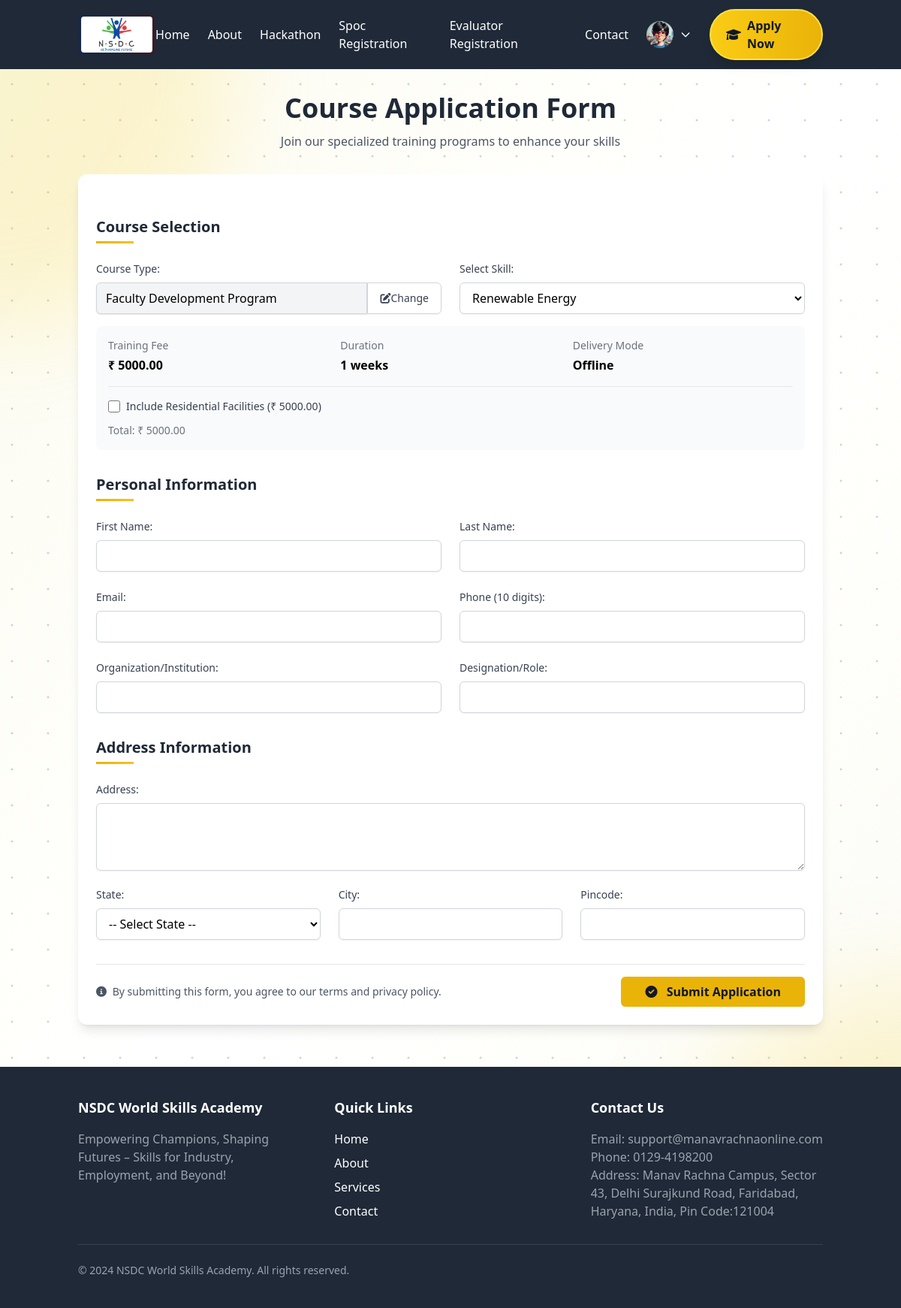
Page /apply/5/ (signed in) on the committed database.
### mriif/models.py (models this page shows, shortened)
class Course(models.Model):
    COURSE_TYPE_CHOICES = [
        ('FDP', 'Faculty Development Program'),
        ('RTP', 'Refresher Training Program'),
        ('ORT', 'Online Refresher Training'),
        ('SBP', 'Semester Blended Program'),
        ('LTP', 'Long term Program'),
    ]
    DELIVERY_MODE_CHOICES = [
        ('OFFLINE', 'Offline'),
        ('ONLINE', 'Online'),
        ('BLENDED', 'Blended'),
    ]
    course_type = models.CharField(max_length=20, choices=COURSE_TYPE_CHOICES)
    skill = models.ForeignKey(Skill, on_delete=models.CASCADE, related_name='courses')
    delivery_mode = models.CharField(max_length=20, choices=DELIVERY_MODE_CHOICES)
    duration_weeks = models.IntegerField()
    training_fee = models.DecimalField(max_digits=10, decimal_places=2)
    residential_fee = models.DecimalField(max_digits=10, decimal_places=2, null=True, blank=True)
    nsdc_share_percentage = models.DecimalField(max_digits=5, decimal_places=2, default=15.00)
    mrei_share_percentage = models.DecimalField(max_digits=5, decimal_places=2, default=85.00)
    requires_industry_cert = models.BooleanField(default=False)
    active = models.BooleanField(default=True)
    class Meta:
        unique_together = ('course_type', 'skill')

### mriif/views.py (the view, shortened to what this page needs)
# urls.py: path('apply/', views.course_application, name='course_application'),
def course_application(request, course_id=None):
    selected_course = None
    course_types = dict(Course.COURSE_TYPE_CHOICES)
    selected_course_type = request.GET.get('course_type')
    course_type_display = None
    courses = []
    residential_preselect = request.GET.get('residential') == '1'
    if course_id:
        selected_course = get_object_or_404(Course, id=course_id)
        selected_course_type = selected_course.course_type
        courses = Course.objects.filter(course_type=selected_course_type, active=True)
        course_type_display = dict(Course.COURSE_TYPE_CHOICES).get(selected_course_type)
    elif selected_course_type:
        courses = Course.objects.filter(course_type=selected_course_type, active=True)
        course_type_display = dict(Course.COURSE_TYPE_CHOICES).get(selected_course_type)
    return render(request, 'mriif/course_application.html', {
        'courses': courses,
        'course_types': course_types,
        'selected_course_type': selected_course_type,
        'course_type_display': course_type_display,
        'selected_course': selected_course,
        'residential_preselect': residential_preselect
    })

### mriif/templates/mriif/course_application.html (shortened to what this page needs)
{% load static %}
<!DOCTYPE html>
<html lang="en">
<head>
    <script src="https://cdn.tailwindcss.com"></script>
    <link href="https://cdnjs.cloudflare.com/ajax/libs/font-awesome/6.0.0-beta3/css/all.min.css" rel="stylesheet">
</head>
<body class="bg-gradient-to-br from-gray-50 via-yellow-50/30 to-gray-50">
    {% include 'mriif/background.html' %}
    {% include 'mriif/navbar.html' %}
    <div class="container mx-auto px-4 py-8 relative z-10">
        <div class="max-w-5xl mx-auto">
            <div class="text-center mb-8 animate-fade-in">
                <h1 class="text-3xl md:text-4xl font-bold text-gray-800 mb-3">Course Application Form</h1>
                <p class="text-gray-600">Join our specialized training programs to enhance your skills</p>
            </div>
            <div class="bg-white rounded-xl shadow-lg p-6 mb-6 animate-fade-in">
                <form method="post" id="applicationForm" class="space-y-8" onsubmit="return validateForm()">
                    <div>
                        <h3 class="section-heading text-xl text-gray-800">Course Selection</h3>
                        <div class="grid md:grid-cols-2 gap-6">
                            {% if not selected_course_type %}
                            <div>
                                <label for="course_type" class="block text-sm font-medium text-gray-700 mb-2">Select Course Type:</label>
                                <select class="w-full rounded-md border border-gray-300 bg-white py-2 px-3 shadow-sm focus:outline-none focus:ring-2 focus:ring-yellow-500 focus:border-yellow-500" id="course_type" name="course_type" required>
                                    <option value="">-- Select a Course Type --</option>
                                    {% for key, value in course_types.items %}
                                    <option value="{{ key }}">{{ value }}</option>
                                    {% endfor %}
                                </select>
                            </div>
                            <div>
                                <label for="view_courses" class="block text-sm font-medium text-gray-700 mb-2">&nbsp;</label>
                                <button type="button" id="view_courses" class="w-full flex items-center justify-center px-4 py-2 border border-transparent rounded-md shadow-sm text-sm font-medium text-white bg-indigo-600 hover:bg-indigo-700 focus:outline-none focus:ring-2 focus:ring-offset-2 focus:ring-indigo-500">
                                    <i class="fas fa-search mr-2"></i> View Available Skills
                                </button>
                            </div>
                            {% else %}
                            <div>
                                <label for="course_type" class="block text-sm font-medium text-gray-700 mb-2">Course Type:</label>
                                <div class="flex rounded-md shadow-sm">
                                    <input type="text" class="flex-1 rounded-l-md border border-gray-300 bg-gray-100 py-2 px-3 shadow-sm focus:outline-none" value="{{ course_type_display }}" readonly>
                                    <a href="{% url 'course_application' %}" class="inline-flex items-center px-4 py-2 border border-gray-300 rounded-r-md bg-white text-sm font-medium text-gray-700 hover:bg-gray-50 focus:outline-none focus:ring-2 focus:ring-offset-2 focus:ring-indigo-500">
                                        <i class="fas fa-edit"></i> Change
                                    </a>
                                </div>
                            </div>
                            <div>
                                <label for="course" class="block text-sm font-medium text-gray-700 mb-2">Select Skill:</label>
                                <select class="w-full rounded-md border border-gray-300 bg-white py-2 px-3 shadow-sm focus:outline-none focus:ring-2 focus:ring-yellow-500 focus:border-yellow-500" id="course" name="course" required>
                                    {% for course in courses %}
                                    <option value="{{ course.id }}" {% if selected_course and selected_course.id == course.id %}selected{% endif %}
                                        data-fee="{{ course.training_fee }}"
                                        data-residential="{{ course.residential_fee|default:'0' }}"
                                        data-duration="{{ course.duration_weeks }}"
                                        data-mode="{{ course.get_delivery_mode_display }}">
                                        {{ course.skill.job_title }}
                                    </option>
                                    {% endfor %}
                                </select>
                            </div>
                            {% endif %}
                        </div>
                        <div id="course_details" class="mt-4 p-4 bg-gray-50 rounded-lg {% if not selected_course %}hidden{% endif %}">
                            <div class="grid md:grid-cols-3 gap-4">
                                <div>
                                    <p class="text-sm text-gray-500 mb-1">Training Fee</p>
                                    <p id="training_fee" class="font-semibold">{% if selected_course %}₹ {{ selected_course.training_fee }}{% else %}--{% endif %}</p>
                                </div>
                                <div>
                                    <p class="text-sm text-gray-500 mb-1">Duration</p>
                                    <p id="duration" class="font-semibold">{% if selected_course %}{{ selected_course.duration_weeks }} weeks{% else %}--{% endif %}</p>
                                </div>
                                <div>
                                    <p class="text-sm text-gray-500 mb-1">Delivery Mode</p>
                                    <p id="delivery_mode" class="font-semibold">{% if selected_course %}{{ selected_course.get_delivery_mode_display }}{% else %}--{% endif %}</p>
                                </div>
                            </div>
                            {% if selected_course and selected_course.residential_fee %}
                            <div class="mt-4 border-t border-gray-200 pt-4">
                                <div class="flex items-center">
                                    <input class="h-4 w-4 text-indigo-600 focus:ring-indigo-500 border-gray-300 rounded mr-2" type="checkbox" id="include_residential" name="include_residential" {% if residential_preselect %}checked{% endif %}>
                                    <label class="text-sm text-gray-700" for="include_residential">
                                        Include Residential Facilities (₹ <span id="residential_fee">{{ selected_course.residential_fee }}</span>)
                                    </label>
                                </div>
                                <div class="mt-3">
                                    <p class="text-sm text-gray-500">Total: ₹ <span id="total_amount">{% if residential_preselect %}{{ selected_course.training_fee|add:selected_course.residential_fee }}{% else %}{{ selected_course.training_fee }}{% endif %}</span></p>
                                </div>
                            </div>
                            {% endif %}
                        </div>
                    </div>
                    <div>
                        <h3 class="section-heading text-xl text-gray-800">Personal Information</h3>
                        <div class="grid md:grid-cols-2 gap-6">
                            <div>
                                <label for="first_name" class="block text-sm font-medium text-gray-700 mb-2">First Name:</label>
                                <input type="text" class="w-full rounded-md border border-gray-300 bg-white py-2 px-3 shadow-sm focus:outline-none focus:ring-2 focus:ring-yellow-500 focus:border-yellow-500" id="first_name" name="first_name" required>
                            </div>
                            <div>
                                <label for="last_name" class="block text-sm font-medium text-gray-700 mb-2">Last Name:</label>
                                <input type="text" class="w-full rounded-md border border-gray-300 bg-white py-2 px-3 shadow-sm focus:outline-none focus:ring-2 focus:ring-yellow-500 focus:border-yellow-500" id="last_name" name="last_name" required>
                            </div>
                            <div>
                                <label for="email" class="block text-sm font-medium text-gray-700 mb-2">Email:</label>
                                <input type="email" class="w-full rounded-md border border-gray-300 bg-white py-2 px-3 shadow-sm focus:outline-none focus:ring-2 focus:ring-yellow-500 focus:border-yellow-500" id="email" name="email" required>
                            </div>
                            <div>
                                <label for="phone" class="block text-sm font-medium text-gray-700 mb-2">Phone (10 digits):</label>
                                <input type="tel" class="w-full rounded-md border border-gray-300 bg-white py-2 px-3 shadow-sm focus:outline-none focus:ring-2 focus:ring-yellow-500 focus:border-yellow-500" id="phone" name="phone" pattern="[0-9]{10}" title="Phone number must be exactly 10 digits" maxlength="10" required>
                            </div>
                            <div>
                                <label for="organization" class="block text-sm font-medium text-gray-700 mb-2">Organization/Institution:</label>
                                <input type="text" class="w-full rounded-md border border-gray-300 bg-white py-2 px-3 shadow-sm focus:outline-none focus:ring-2 focus:ring-yellow-500 focus:border-yellow-500" id="organization" name="organization" required>
                            </div>
                            <div>
                                <label for="designation" class="block text-sm font-medium text-gray-700 mb-2">Designation/Role:</label>
                                <input type="text" class="w-full rounded-md border border-gray-300 bg-white py-2 px-3 shadow-sm focus:outline-none focus:ring-2 focus:ring-yellow-500 focus:border-yellow-500" id="designation" name="designation" required>
                            </div>
                        </div>
                    </div>
                    <div>
                        <h3 class="section-heading text-xl text-gray-800">Address Information</h3>
                        <div class="grid md:grid-cols-1 gap-6 mb-4">
                            <div>
                                <label for="address" class="block text-sm font-medium text-gray-700 mb-2">Address:</label>
                                <textarea class="w-full rounded-md border border-gray-300 bg-white py-2 px-3 shadow-sm focus:outline-none focus:ring-2 focus:ring-yellow-500 focus:border-yellow-500" id="address" name="address" rows="3" required></textarea>
                            </div>
                        </div>
                        <div class="grid md:grid-cols-3 gap-6">
                            <div>
                                <label for="state" class="block text-sm font-medium text-gray-700 mb-2">State:</label>
                                <select class="w-full rounded-md border border-gray-300 bg-white py-2 px-3 shadow-sm focus:outline-none focus:ring-2 focus:ring-yellow-500 focus:border-yellow-500" id="state" name="state" required>
                                    <option value="">-- Select State --</option>
                                </select>
                            </div>
                            <div>
                                <label for="city" class="block text-sm font-medium text-gray-700 mb-2">City:</label>
                                <input type="text" class="w-full rounded-md border border-gray-300 bg-white py-2 px-3 shadow-sm focus:outline-none focus:ring-2 focus:ring-yellow-500 focus:border-yellow-500" id="city" name="city" required>
                            </div>
                            <div>
                                <label for="pincode" class="block text-sm font-medium text-gray-700 mb-2">Pincode:</label>
                                <input type="text" class="w-full rounded-md border border-gray-300 bg-white py-2 px-3 shadow-sm focus:outline-none focus:ring-2 focus:ring-yellow-500 focus:border-yellow-500" id="pincode" name="pincode" required>
                            </div>
                        </div>
                    </div>
                    <div class="pt-4 border-t border-gray-200">
                        <div class="flex flex-col md:flex-row justify-between items-center gap-4">
                            <div class="text-gray-600 text-sm">
                                <p><i class="fas fa-info-circle mr-1"></i> By submitting this form, you agree to our terms and privacy policy.</p>
                            </div>
                            <button type="submit" class="px-8 py-2 bg-yellow-500 hover:bg-yellow-600 text-gray-900 font-semibold rounded-md shadow-sm transition-colors duration-200 focus:outline-none focus:ring-2 focus:ring-offset-2 focus:ring-yellow-500">
                                <i class="fas fa-check-circle mr-2"></i> Submit Application
                            </button>
                        </div>
                    </div>
                </form>
            </div>
        </div>
    </div>
    {% include 'mriif/footer.html' %}
</body>
</html>

### mriif/templates/mriif/course_application.html (style rules this page uses)
.animate-fade-in { animation: fadeIn 0.8s ease-out forwards; }
.section-heading { position: relative; padding-bottom: 0.5rem; margin-bottom: 1.5rem; font-weight: 600; }
.section-heading::after { content: ""; position: absolute; left: 0; bottom: 0; height: 3px; width: 50px; background: linear-gradient(to right, #eab308, #fbbf24); }

### mriif/templates/mriif/messages.html (style rules this page uses)
.animate-fade-in { animation: fade-in 0.5s ease-out; }

### rows in the picture
Course: training_fee "5000.00", duration_weeks "1", delivery_mode "Offline", residential_fee "5000.00"

### other values in the picture
form field course "Renewable Energy"
